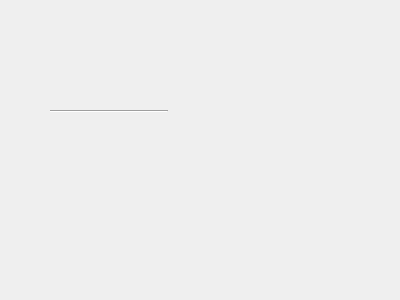
<?xml version="1.0" encoding="UTF-8"?>
<ui version="4.0">
 <class>Form</class>
 <widget class="QWidget" name="Form">
  <property name="geometry">
   <rect>
    <x>0</x>
    <y>0</y>
    <width>400</width>
    <height>300</height>
   </rect>
  </property>
  <property name="windowTitle">
   <string>Form</string>
  </property>
  <widget class="Line" name="line">
   <property name="geometry">
    <rect>
     <x>50</x>
     <y>110</y>
     <width>118</width>
     <height>3</height>
    </rect>
   </property>
   <property name="orientation">
    <enum>Qt::Horizontal</enum>
   </property>
  </widget>
 </widget>
 <resources/>
 <connections/>
</ui>
